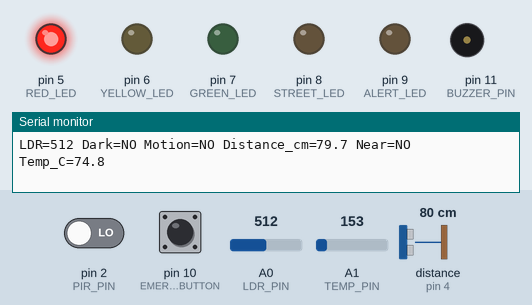
A sketch run on a simulated Arduino Uno, built with avr-gcc and run on an emulated ATmega328P. On the bench: output pins drawn as LEDs (lit = HIGH), buzzer (waves = sounding, pin HIGH), the last lines printed to the serial monitor. Wiring (inferred from the names in the program): ultrasonic range finder: trigger pin 3; echo pin 4. The inputs (shaded band) are chosen by the test bench; at power-on: A0 (LDR_PIN) = 512, pin 2 (PIR_PIN) LOW, pin 10 (EMERGENCY_BUTTON) HIGH, A1 (TEMP_PIN) = 153, distance to the obstacle (sensor on pin 4) 80 cm. The echo pulse lasts 58.3 µs per cm; pins used as bus, display or sensor lines are not drawn.

Above: at 1.2 s.
1.3 s: A0 (LDR_PIN) set to 458
4.3 s: A0 (LDR_PIN) set to 442
At 5.3 s:
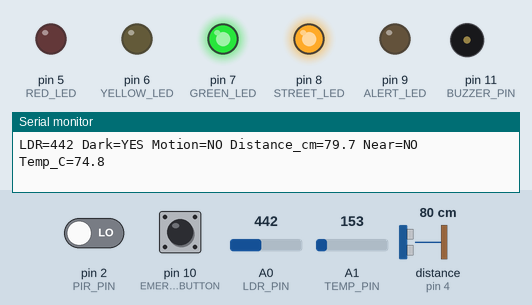
7.3 s: pin 2 (PIR_PIN) driven HIGH
At 8.3 s:
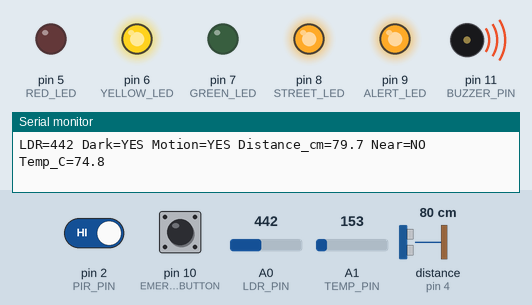
10.3 s: A0 (LDR_PIN) set to 460
At 11.2 s:
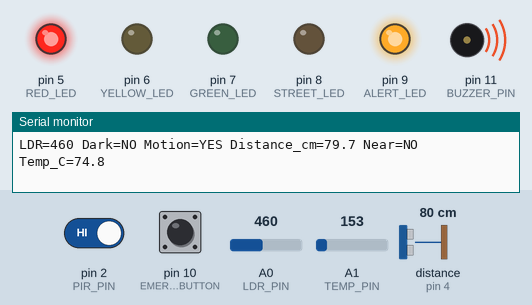
13.3 s: pin 2 (PIR_PIN) driven LOW
At 14.2 s:
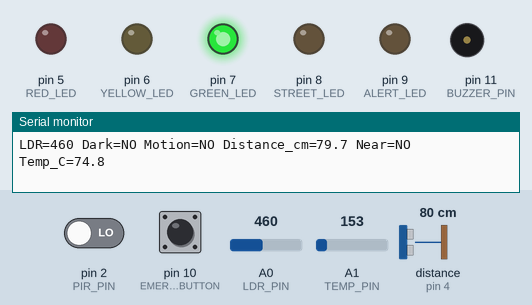
16.3 s: A0 (LDR_PIN) set to 0
At 17.1 s:
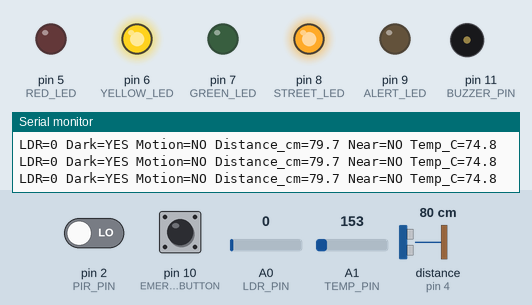
Timing chart, 0 to 20.1 s (numbered marks = the images above; inputs shaded):
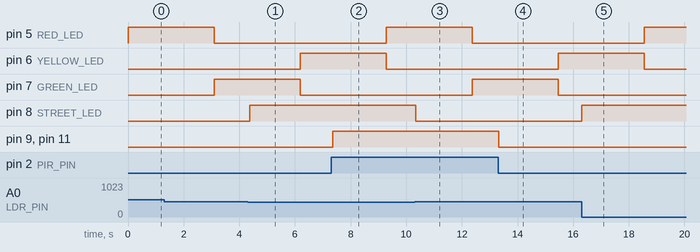

Measured:
- the behaviour switches between 450 and 449 on A0 (LDR_PIN) (found by bisection; images 0 and 1)
- after the input at 4.3 s, pin 8 (STREET_LED): LOW → HIGH after 0.07 s
- after the input at 7.3 s, pin 9 (ALERT_LED), pin 11 (BUZZER_PIN): LOW → HIGH after 0.06 s
- after the input at 10.3 s, pin 8 (STREET_LED): HIGH → LOW at once
- after the input at 13.3 s, pin 9 (ALERT_LED), pin 11 (BUZZER_PIN): HIGH → LOW at once
- after the input at 16.3 s, pin 8 (STREET_LED): LOW → HIGH at once

The sketch:

SmartCity_Blueprint_Code.ino
```cpp
// Smart City Blueprint Demonstrator
// Board: Arduino Uno-compatible
// Purpose: classroom model for streetlight automation, traffic LEDs,
// PIR security alert, ultrasonic proximity, emergency-priority demo,
// and optional analog temperature reading.

const byte LDR_PIN = A0;
const byte TEMP_PIN = A1;       // LM35/TMP36-style analog sensor demo
const byte PIR_PIN = 2;
const byte TRIG_PIN = 3;
const byte ECHO_PIN = 4;

const byte RED_LED = 5;
const byte YELLOW_LED = 6;
const byte GREEN_LED = 7;
const byte STREET_LED = 8;
const byte ALERT_LED = 9;
const byte EMERGENCY_BUTTON = 10; // Button to GND, uses INPUT_PULLUP
const byte BUZZER_PIN = 11;       // Optional active buzzer through driver if needed

const int DARK_THRESHOLD = 450;       // Calibrate using Serial Monitor
const int NEAR_DISTANCE_CM = 15;      // Proximity demo threshold
const unsigned long NORMAL_STEP_MS = 3000;
const unsigned long EMERGENCY_GREEN_MS = 5000;
const unsigned long PULSE_TIMEOUT_US = 25000;

unsigned long lastTrafficChange = 0;
unsigned long emergencyStarted = 0;
byte trafficState = 0;       // 0 red, 1 green, 2 yellow
bool emergencyMode = false;

void setTraffic(bool redOn, bool yellowOn, bool greenOn) {
  digitalWrite(RED_LED, redOn ? HIGH : LOW);
  digitalWrite(YELLOW_LED, yellowOn ? HIGH : LOW);
  digitalWrite(GREEN_LED, greenOn ? HIGH : LOW);
}

float readDistanceCm() {
  digitalWrite(TRIG_PIN, LOW);
  delayMicroseconds(2);
  digitalWrite(TRIG_PIN, HIGH);
  delayMicroseconds(10);
  digitalWrite(TRIG_PIN, LOW);

  unsigned long duration = pulseIn(ECHO_PIN, HIGH, PULSE_TIMEOUT_US);
  if (duration == 0) return -1.0;
  return duration * 0.0343 / 2.0;
}

float readTemperatureC() {
  int raw = analogRead(TEMP_PIN);
  float volts = raw * (5.0 / 1023.0);
  // LM35: 10 mV per degree C. For TMP36 use: (volts - 0.5) * 100.0
  return volts * 100.0;
}

void runNormalTraffic() {
  unsigned long now = millis();
  if (now - lastTrafficChange >= NORMAL_STEP_MS) {
    trafficState = (trafficState + 1) % 3;
    lastTrafficChange = now;
  }

  if (trafficState == 0) setTraffic(true, false, false);
  if (trafficState == 1) setTraffic(false, false, true);
  if (trafficState == 2) setTraffic(false, true, false);
}

void runEmergencyTraffic() {
  if (!emergencyMode) {
    emergencyMode = true;
    emergencyStarted = millis();
    setTraffic(false, false, true);
  }

  if (millis() - emergencyStarted >= EMERGENCY_GREEN_MS) {
    emergencyMode = false;
    trafficState = 2;
    lastTrafficChange = millis();
    setTraffic(false, true, false);
  }
}

void setup() {
  pinMode(PIR_PIN, INPUT);
  pinMode(TRIG_PIN, OUTPUT);
  pinMode(ECHO_PIN, INPUT);
  pinMode(EMERGENCY_BUTTON, INPUT_PULLUP);

  pinMode(RED_LED, OUTPUT);
  pinMode(YELLOW_LED, OUTPUT);
  pinMode(GREEN_LED, OUTPUT);
  pinMode(STREET_LED, OUTPUT);
  pinMode(ALERT_LED, OUTPUT);
  pinMode(BUZZER_PIN, OUTPUT);

  Serial.begin(9600);
  setTraffic(true, false, false);
  lastTrafficChange = millis();
}

void loop() {
  int lightValue = analogRead(LDR_PIN);
  bool dark = lightValue < DARK_THRESHOLD; // Reverse if your divider is opposite.
  digitalWrite(STREET_LED, dark ? HIGH : LOW);

  bool motionDetected = digitalRead(PIR_PIN) == HIGH;
  digitalWrite(ALERT_LED, motionDetected ? HIGH : LOW);
  digitalWrite(BUZZER_PIN, motionDetected ? HIGH : LOW);

  float distanceCm = readDistanceCm();
  bool emergencyRequested = digitalRead(EMERGENCY_BUTTON) == LOW;

  if (emergencyRequested || emergencyMode) runEmergencyTraffic();
  else runNormalTraffic();

  Serial.print("LDR=");
  Serial.print(lightValue);
  Serial.print(" Dark=");
  Serial.print(dark ? "YES" : "NO");
  Serial.print(" Motion=");
  Serial.print(motionDetected ? "YES" : "NO");
  Serial.print(" Distance_cm=");
  if (distanceCm < 0) Serial.print("NO_ECHO");
  else Serial.print(distanceCm, 1);
  Serial.print(" Near=");
  Serial.print((distanceCm > 0 && distanceCm <= NEAR_DISTANCE_CM) ? "YES" : "NO");
  Serial.print(" Temp_C=");
  Serial.println(readTemperatureC(), 1);

  delay(100);
}
```
